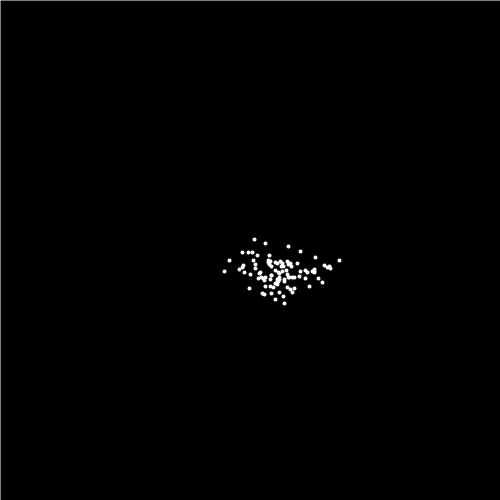
Frame 1 (no input)
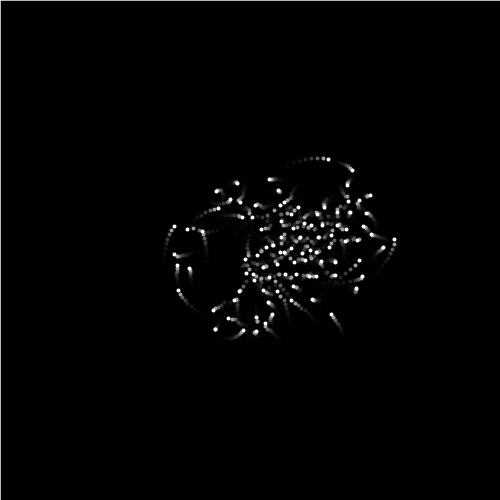
Frame 60 (the mouse pressed at the canvas centre just before this capture)
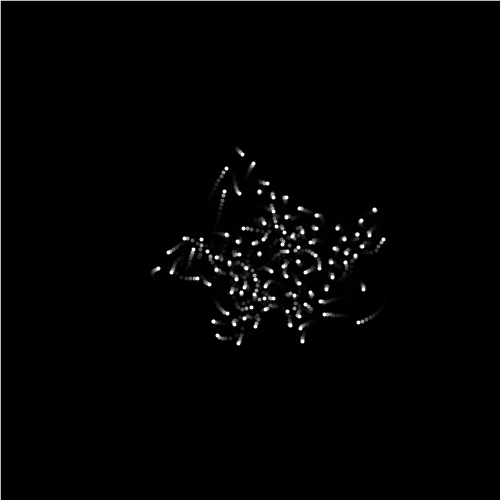
Frame 120 (the mouse held since frame 60 and released just before this capture)

The Processing sketch that drew these frames (run headless with seeded random() and noise(); from frame 60 on, the mouse is pressed at the canvas centre):

// Processing sketch: processing_25421
// ── processing_25421.pde

etourneau[] etourneaux;
float cx, cy;

void setup() {
  size(500,500);
  etourneaux = new etourneau[0];
  cx=width/2; 
  cy=height/2;
  for(int a=0;a<4;a++) {
    new etourneau();
  }
  background(0);
  stroke(255); 
  smooth();
  strokeWeight(4);
  fill(0,100);
}

void draw() {
  float cxn=0,cyn=0;
  rect(-2,-2,width+4,height+4);
  for(int a=0;a<etourneaux.length;a++) {
    etourneaux[a].avance();
    cxn+=etourneaux[a].x;
    cyn+=etourneaux[a].y;
  }
  cx=approche(cx,cxn/etourneaux.length,10);
  cy=approche(cy,cyn/etourneaux.length,10);
  float vel = dist(mouseX, mouseY,pmouseX, pmouseY);
  if(mousePressed) vel+=0.5;   
  cx=approche(cx,mouseX,vel);
  cy=approche(cy,mouseY,vel);
  if(random(5)<1){
    etourneau eee=etourneaux[floor(random(etourneaux.length))];
    eee.v=-eee.v;
  }
}

class etourneau {
  etourneau e;
  float x,y, r1, r2, an,v;
  etourneau() {
    init(23);
  }
  etourneau(etourneau _e, int n) {
    e=_e;
    init(n-1);
  }
  void init(int n) {
    an = random(TWO_PI);
    v= random(PI*0.01, PI*0.05);
    if(random(1)<0.5)v=-v;
    r1 = random(20,30);
    r2 = random(20,30);
    x=cx;
    y=cy;
    if((random(3)<2.9 && n>0)) {
      new etourneau(this, n);
    }
    etourneaux = (etourneau[]) append(etourneaux, this);
  }
  void avance() { 
    an+=v;
    if(e==null) {
      // fill(255,0,0);
      x=approche(x,cx+cos(an)*r1,10);
      y=approche(y,cy+sin(an)*r2,10);
    } 
    else {
      //fill(255);
      x=approche(x,e.x+cos(an)*r1,10);
      y=approche(y,e.y+sin(an)*r2,10);
    }
    for(int a=0;a<etourneaux.length;a++) {
      etourneau ee = etourneaux[a];
      if(ee!=this) {
        eloigne(this, ee);
      }
    }
    x=constrain(x,-60,width+60);
    y=constrain(y,-60,height+60);
    point(x,y);
  }
}

float approche(float a, float b, float pc) {
  float toreturn=0;
  toreturn = a+((b-a)/100.0)*pc;
  return toreturn;
}

void eloigne(etourneau one, etourneau two) {
  float d = dist(one.x, one.y, two.x, two.y);
  if(d<13) {
    two.x=one.x+((two.x-one.x)/d)*14;
    two.y=one.y+((two.y-one.y)/d)*14;
  }
}
